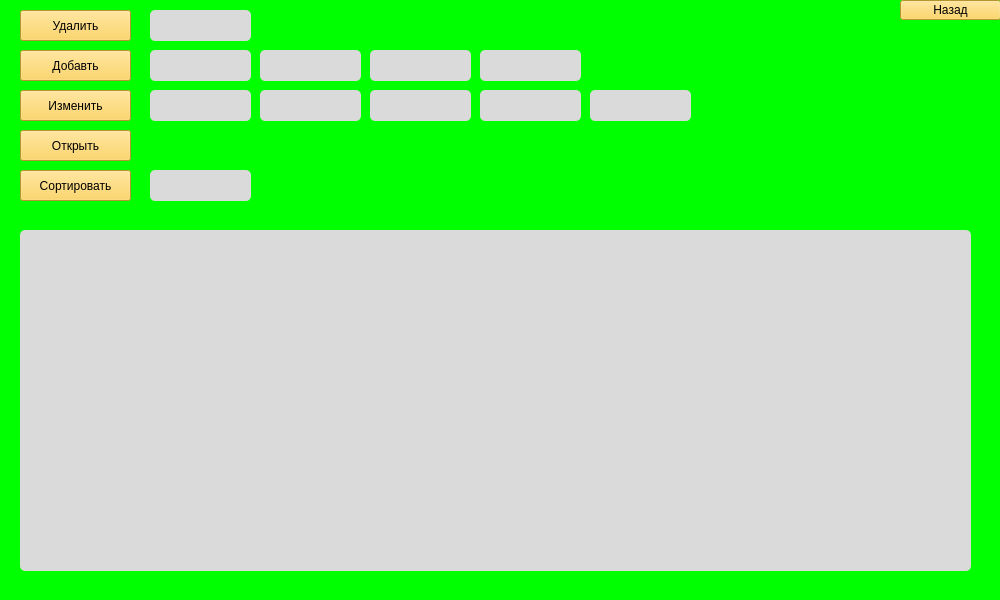
<?xml version="1.0" encoding="UTF-8"?>
<ui version="4.0">
 <class>MainWindow</class>
 <widget class="QMainWindow" name="MainWindow">
  <property name="geometry">
   <rect>
    <x>0</x>
    <y>0</y>
    <width>1000</width>
    <height>600</height>
   </rect>
  </property>
  <property name="minimumSize">
   <size>
    <width>1000</width>
    <height>600</height>
   </size>
  </property>
  <property name="maximumSize">
   <size>
    <width>1000</width>
    <height>600</height>
   </size>
  </property>
  <property name="sizeIncrement">
   <size>
    <width>1000</width>
    <height>800</height>
   </size>
  </property>
  <property name="baseSize">
   <size>
    <width>1000</width>
    <height>600</height>
   </size>
  </property>
  <property name="windowTitle">
   <string>drivers</string>
  </property>
  <property name="styleSheet">
   <string notr="true">background-color: rgb(0, 255, 0);
font: 75 12pt &quot;Fixedsys&quot;;
</string>
  </property>
  <widget class="QWidget" name="centralwidget">
   <widget class="QTableWidget" name="tableWidget">
    <property name="geometry">
     <rect>
      <x>20</x>
      <y>230</y>
      <width>951</width>
      <height>341</height>
     </rect>
    </property>
    <property name="styleSheet">
     <string notr="true">background-color: rgb(218, 218, 218);
border-radius: 5px;</string>
    </property>
    <property name="dragEnabled">
     <bool>true</bool>
    </property>
   </widget>
   <widget class="QPushButton" name="Dell">
    <property name="geometry">
     <rect>
      <x>20</x>
      <y>10</y>
      <width>111</width>
      <height>31</height>
     </rect>
    </property>
    <property name="styleSheet">
     <string notr="true">background-color: rgb(255, 207, 64);
</string>
    </property>
    <property name="text">
     <string>Удалить</string>
    </property>
   </widget>
   <widget class="QPushButton" name="Add">
    <property name="geometry">
     <rect>
      <x>20</x>
      <y>50</y>
      <width>111</width>
      <height>31</height>
     </rect>
    </property>
    <property name="styleSheet">
     <string notr="true">background-color: rgb(255, 207, 64);
</string>
    </property>
    <property name="text">
     <string>Добавть</string>
    </property>
   </widget>
   <widget class="QPushButton" name="Change">
    <property name="geometry">
     <rect>
      <x>20</x>
      <y>90</y>
      <width>111</width>
      <height>31</height>
     </rect>
    </property>
    <property name="styleSheet">
     <string notr="true">background-color: rgb(255, 207, 64);
</string>
    </property>
    <property name="text">
     <string>Изменить</string>
    </property>
   </widget>
   <widget class="QPushButton" name="Open">
    <property name="geometry">
     <rect>
      <x>20</x>
      <y>130</y>
      <width>111</width>
      <height>31</height>
     </rect>
    </property>
    <property name="styleSheet">
     <string notr="true">background-color: rgb(255, 207, 64);
</string>
    </property>
    <property name="text">
     <string>Открыть</string>
    </property>
   </widget>
   <widget class="QPushButton" name="Sort">
    <property name="geometry">
     <rect>
      <x>20</x>
      <y>170</y>
      <width>111</width>
      <height>31</height>
     </rect>
    </property>
    <property name="styleSheet">
     <string notr="true">background-color: rgb(255, 207, 64);
</string>
    </property>
    <property name="text">
     <string>Сортировать</string>
    </property>
   </widget>
   <widget class="QPushButton" name="Back">
    <property name="geometry">
     <rect>
      <x>900</x>
      <y>0</y>
      <width>101</width>
      <height>20</height>
     </rect>
    </property>
    <property name="styleSheet">
     <string notr="true">background-color: rgb(255, 207, 64);
</string>
    </property>
    <property name="text">
     <string>Назад</string>
    </property>
   </widget>
   <widget class="QLineEdit" name="DellLine">
    <property name="geometry">
     <rect>
      <x>150</x>
      <y>10</y>
      <width>101</width>
      <height>31</height>
     </rect>
    </property>
    <property name="styleSheet">
     <string notr="true">background-color: rgb(218, 218, 218);
border-radius: 5px;</string>
    </property>
   </widget>
   <widget class="QLineEdit" name="AddLine">
    <property name="geometry">
     <rect>
      <x>150</x>
      <y>50</y>
      <width>101</width>
      <height>31</height>
     </rect>
    </property>
    <property name="styleSheet">
     <string notr="true">background-color: rgb(218, 218, 218);
border-radius: 5px;</string>
    </property>
   </widget>
   <widget class="QLineEdit" name="AddLine_1">
    <property name="geometry">
     <rect>
      <x>260</x>
      <y>50</y>
      <width>101</width>
      <height>31</height>
     </rect>
    </property>
    <property name="styleSheet">
     <string notr="true">background-color: rgb(218, 218, 218);
border-radius: 5px;</string>
    </property>
   </widget>
   <widget class="QLineEdit" name="AddLine_2">
    <property name="geometry">
     <rect>
      <x>370</x>
      <y>50</y>
      <width>101</width>
      <height>31</height>
     </rect>
    </property>
    <property name="styleSheet">
     <string notr="true">background-color: rgb(218, 218, 218);
border-radius: 5px;</string>
    </property>
   </widget>
   <widget class="QLineEdit" name="AddLine_3">
    <property name="geometry">
     <rect>
      <x>480</x>
      <y>50</y>
      <width>101</width>
      <height>31</height>
     </rect>
    </property>
    <property name="styleSheet">
     <string notr="true">background-color: rgb(218, 218, 218);
border-radius: 5px;</string>
    </property>
   </widget>
   <widget class="QLineEdit" name="ChangeLine_4">
    <property name="geometry">
     <rect>
      <x>590</x>
      <y>90</y>
      <width>101</width>
      <height>31</height>
     </rect>
    </property>
    <property name="styleSheet">
     <string notr="true">background-color: rgb(218, 218, 218);
border-radius: 5px;</string>
    </property>
   </widget>
   <widget class="QLineEdit" name="ChangeLine_1">
    <property name="geometry">
     <rect>
      <x>260</x>
      <y>90</y>
      <width>101</width>
      <height>31</height>
     </rect>
    </property>
    <property name="styleSheet">
     <string notr="true">background-color: rgb(218, 218, 218);
border-radius: 5px;</string>
    </property>
   </widget>
   <widget class="QLineEdit" name="ChangeLine_2">
    <property name="geometry">
     <rect>
      <x>370</x>
      <y>90</y>
      <width>101</width>
      <height>31</height>
     </rect>
    </property>
    <property name="styleSheet">
     <string notr="true">background-color: rgb(218, 218, 218);
border-radius: 5px;</string>
    </property>
   </widget>
   <widget class="QLineEdit" name="ChangeLine_3">
    <property name="geometry">
     <rect>
      <x>480</x>
      <y>90</y>
      <width>101</width>
      <height>31</height>
     </rect>
    </property>
    <property name="styleSheet">
     <string notr="true">background-color: rgb(218, 218, 218);
border-radius: 5px;</string>
    </property>
   </widget>
   <widget class="QLineEdit" name="ChangeLine">
    <property name="geometry">
     <rect>
      <x>150</x>
      <y>90</y>
      <width>101</width>
      <height>31</height>
     </rect>
    </property>
    <property name="styleSheet">
     <string notr="true">background-color: rgb(218, 218, 218);
border-radius: 5px;</string>
    </property>
   </widget>
   <widget class="QLineEdit" name="lineEdit_13">
    <property name="geometry">
     <rect>
      <x>150</x>
      <y>170</y>
      <width>101</width>
      <height>31</height>
     </rect>
    </property>
    <property name="styleSheet">
     <string notr="true">background-color: rgb(218, 218, 218);
border-radius: 5px;</string>
    </property>
   </widget>
  </widget>
 </widget>
 <resources/>
 <connections/>
</ui>
